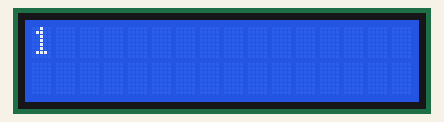
This sketch was run on a simulated Arduino Uno, built with avr-gcc and run on an emulated ATmega328P. Parts: 16×2 character LCD.

Above: at 0.1 s.
At 4.6 s:
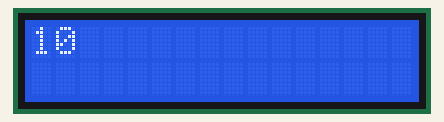
At 9.7 s:
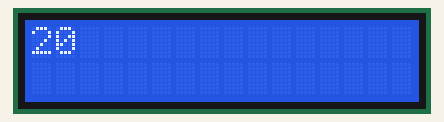
At 19.7 s:
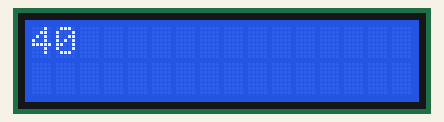
At 29.3 s:
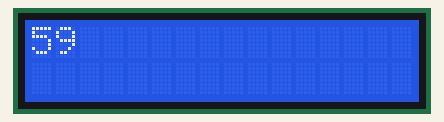
At 39.3 s:
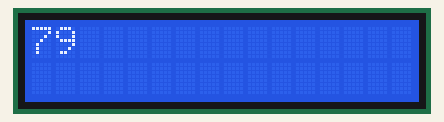

The sketch:

sketch_nov18a.ino
```cpp
#include <LiquidCrystal.h>
LiquidCrystal lcd(12, 11, 5, 4, 3, 2);
int num = 1;

void setup() {
  // put your setup code here, to run once:
  lcd.begin(16,2);
  lcd.print("HELLO WORLD!");
}

void loop() {
  // put your main code here, to run repeatedly:
  lcd.clear();
  lcd.print(num);
  num++;
  delay(500);
}
```

Measured:
- what the display in image 1 shows lasts 0.5 s, from 4.6 s to 5.1 s
